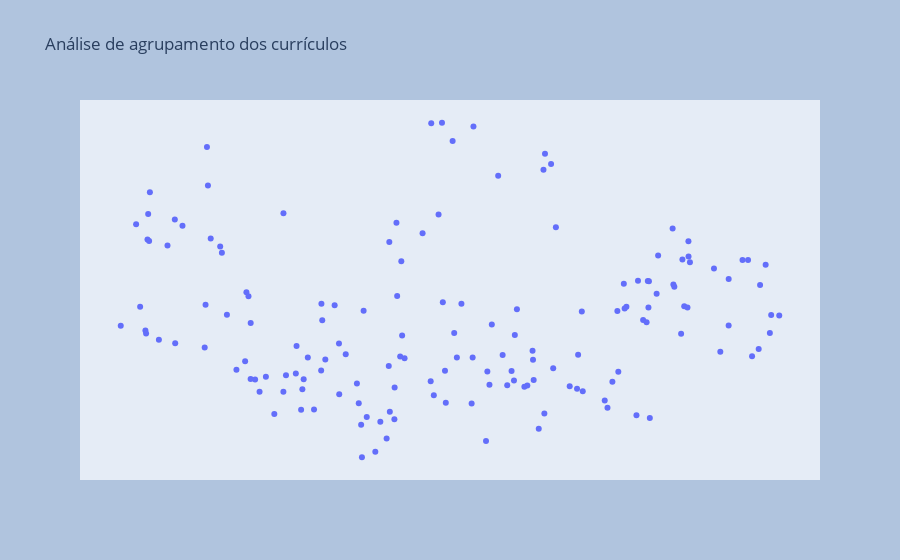

Notebook code for this chart:
### Code cell
# Análise de agrupamento pelo PCA

pca = PCA(n_components=2)
Xc = pca.fit_transform(tfidf_curriculos.sparse.to_dense())
fig = px.scatter(Xc, x=0, y=1, hover_name=df_curriculos['filenames'],
                 title=f'Análise de agrupamento dos currículos')

fig.update_traces(showlegend=False)
fig.update_yaxes(visible=False)
fig.update_xaxes(visible=False)
fig.update_layout(paper_bgcolor="LightSteelBlue")

fig.show()

### Figure 1 — Plotly figure (JSON) as saved in the notebook; plotly's stock layout.template omitted (floating-point values rounded to 4 significant figures; data arrays with more than 128 entries replaced by an {"elided": "..."} marker saying what was removed)
{"data": [{"hovertemplate": "<b>%{hovertext}</b><br><br>0=%{x}<br>1=%{y}<extra></extra>", "hovertext": {"elided": "155 str values"}, "legendgroup": "", "marker": {"color": "#636efa", "symbol": "circle"}, "mode": "markers", "name": "", "orientation": "v", "showlegend": false, "type": "scatter", "x": {"elided": "155 float values"}, "xaxis": "x", "y": {"elided": "155 float values"}, "yaxis": "y"}], "layout": {"legend": {"tracegroupgap": 0}, "paper_bgcolor": "LightSteelBlue", "title": {"text": "Análise de agrupamento dos currículos"}, "xaxis": {"anchor": "y", "domain": [0, 1], "title": {"text": "0"}, "visible": false}, "yaxis": {"anchor": "x", "domain": [0, 1], "title": {"text": "1"}, "visible": false}}}
